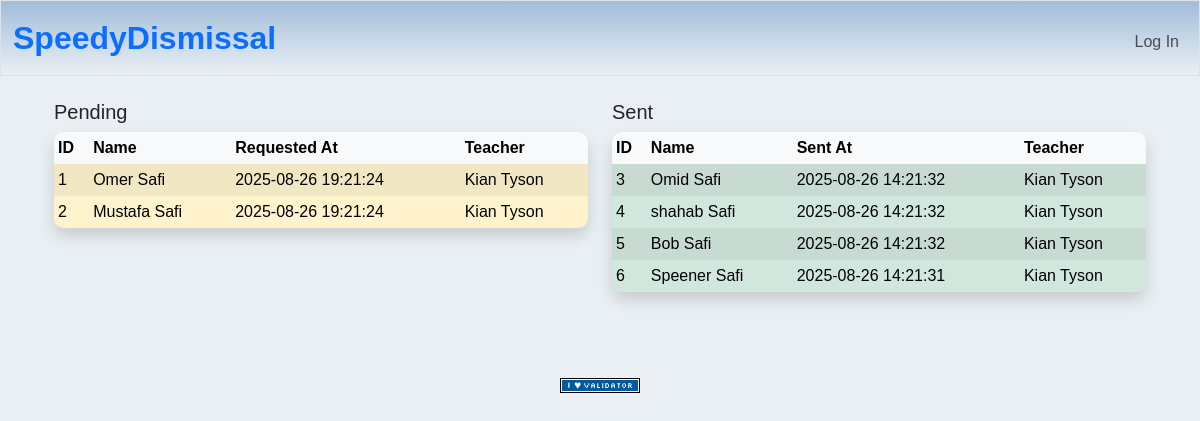
Page /logs on the earlier database version.
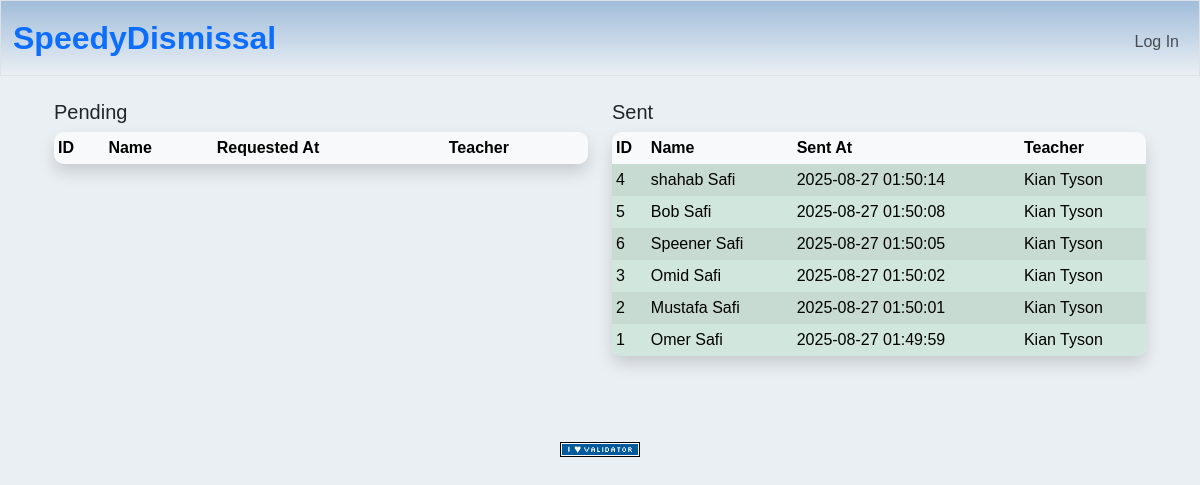
Same page on the later database version.
### tables this page shows
CREATE TABLE students (
  id         INTEGER PRIMARY KEY,
  first_name TEXT NOT NULL,
  last_name  TEXT NOT NULL,
  grade      TEXT NOT NULL,
  group_id   INTEGER REFERENCES groups(id) ON DELETE SET NULL,
  active     INTEGER NOT NULL DEFAULT 1
);

CREATE TABLE pickups (
  id            INTEGER PRIMARY KEY,
  token_id      INTEGER NOT NULL REFERENCES tokens(id),
  requested_at  TEXT NOT NULL DEFAULT (datetime('now')),
  requested_by  INTEGER REFERENCES users(id), -- proctor user id; nullable for test
  status        TEXT NOT NULL DEFAULT 'PENDING'
                 CHECK (status IN ('PENDING','SENT')),
  note          TEXT DEFAULT 'None'
);

CREATE TABLE pickup_students (
  pickup_id   INTEGER NOT NULL REFERENCES pickups(id) ON DELETE CASCADE,
  student_id  INTEGER NOT NULL REFERENCES students(id),
  status      TEXT NOT NULL DEFAULT 'PENDING'
               CHECK (status IN ('PENDING','SENT')),
  sent_at     TEXT DEFAULT 'None',
  PRIMARY KEY (pickup_id, student_id)
);

### app.py (the view)
@app.route("/logs")
def logs():
    pendingStudents = db.execute("SELECT s.id, s.first_name || ' ' || s.last_name AS student, p.requested_at, u.first_name || ' ' || u.last_name AS teacher_name FROM pickup_students ps JOIN students s ON s.id = ps.student_id JOIN pickups p ON p.id = ps.pickup_id JOIN users u ON u.group_id = s.group_id WHERE sent_at = 'None' ORDER BY requested_at DESC;")
    sentStudents = db.execute("SELECT s.id, s.first_name || ' ' || s.last_name AS student, ps.sent_at, u.first_name || ' ' || u.last_name AS teacher_name FROM pickup_students ps JOIN students s ON s.id = ps.student_id JOIN users u ON u.group_id = s.group_id WHERE sent_at != 'None' ORDER BY sent_at DESC;")
    return render_template("logs.html", pendingStudents=pendingStudents, sentStudents=sentStudents)

### app.py (called while the page is built)
@app.after_request
def after_request(response):
    response.headers["Cache-Control"] = "no-cache, no-store, must-revalidate"
    response.headers["Expires"] = 0
    response.headers["Pragma"] = "no-cache"
    return response

### templates/logs.html (shortened to what this page needs)
{% extends "layout.html" %}
{% block main %}
<div class="container-fluid">
    <div class="row">
        <div class="col-12 col-lg-6 mb-4">
            <h5 class="text-left">Pending</h5>
            <div class="table-responsive">
                <table class="table table-sm table-striped table-bordered align-middle pending-table shadow">
                    <thead class="table-light">
                        <tr>
                            <th>ID</th>
                            <th>Name</th>
                            <th>Requested At</th>
                            <th>Teacher</th>
                        </tr>
                    </thead>
                    <tbody>
                        {% for student in pendingStudents %}
                            <tr class="table-warning" id="student-{{student.id}}">
                                <td>{{student.id}}</td>
                                <td>{{student.student}}</td>
                                <td>{{student.requested_at}}</td>
                                <td>{{student.teacher_name}}</td>
                            </tr>
                        {% endfor %}
                    </tbody>
                </table>
            </div>
        </div>
        <div class="col-12 col-lg-6 mb-4">
            <h5 class="text-left">Sent</h5>
            <div class="table-responsive">
                <table class="table table-sm table-striped table-bordered align-middle sent-table shadow">
                    <thead class="table-light">
                        <tr>
                            <th>ID</th>
                            <th>Name</th>
                            <th>Sent At</th>
                            <th>Teacher</th>
                        </tr>
                    </thead>
                    <tbody>
                        {% for student in sentStudents %}
                            <tr class="table-success" id="student-{{student.id}}">
                                <td>{{student.id}}</td>
                                <td>{{student.student}}</td>
                                <td>{{student.sent_at}}</td>
                                <td>{{student.teacher_name}}</td>
                            </tr>
                        {% endfor %}
                    </tbody>
                </table>
            </div>
        </div>
    </div>
</div>
{% endblock %}

Differences in the rows shown:
no longer on this page (row unchanged): students: id "1", student "Omer Safi", requested_at "2025-08-26 19:21:24", teacher_name "Kian Tyson"
no longer on this page (row unchanged): students: id "2", student "Mustafa Safi", requested_at "2025-08-26 19:21:24", teacher_name "Kian Tyson"
changed pickup_students (number 1 of 6 on the later page): sent_at "2025-08-26 14:21:32" → "2025-08-27 01:50:14"
changed pickup_students (number 2 of 6 on the later page): sent_at "2025-08-26 14:21:32" → "2025-08-27 01:50:08"
changed pickup_students (number 3 of 6 on the later page): sent_at "2025-08-26 14:21:31" → "2025-08-27 01:50:05"
changed pickup_students (number 4 of 6 on the later page): sent_at "2025-08-26 14:21:32" → "2025-08-27 01:50:02"; moves down the list
now on this page (row edited): pickup_students: id "2", student "Mustafa Safi", sent_at "2025-08-27 01:50:01", teacher_name "Kian Tyson"
now on this page (row edited): pickup_students: id "1", student "Omer Safi", sent_at "2025-08-27 01:49:59", teacher_name "Kian Tyson"
